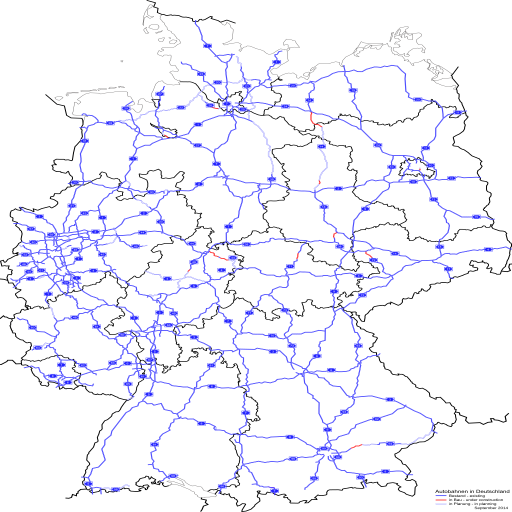
#> input picture Images/autobahnen.png, 1024 x 1024 px (shown at 1/2 size)
$ jupyter execute --allow-errors Data_Exploration.ipynb   (shell and % lines are left out)
#> lines starting #> are read from the running program, lines starting #| are printed output that depends on the picture
# Data Exploration

Gain some insight into the dataset using Pandas, Numpy and Scikit Learn

[cell 1]
import matplotlib.pyplot as plt
import os
import pandas as pd
import numpy as np

DATASET_PATH = "../Eingabedaten/"
GAS_PRICES = "../Eingabedaten/Benzinpreise/"

#> (the rest of this cell did not finish here and is left out)

#> (a cell that did not finish here is left out)

[cell 3]
def calculate_median_prices(gas_stations_id_list):
    median_prices = [load_historic_prices(x)[1].median() for x in gas_stations_id_list]
    return median_prices

#> (a cell that did not finish here is left out)

#> (a cell that did not finish here is left out)

#> (a cell that did not finish here is left out)

[cell 7]
import matplotlib.image as mpimg
highway_img=mpimg.imread('../Images/autobahnen.png')
#> highway_img is the input picture: shape (1024, 1024, 4) float32; mean R, G, B, A 0.0224, 0.0218, 0.0718, 0.0704

#> (the rest of this cell did not finish here and is left out)

#> (a cell that did not finish here is left out)

[cell 9]
from collections import defaultdict

#brands from https://benzinpreis.de/statistik.phtml
important_brands = ["Agip", "Aral", "Avia", "Esso", "bft", "Freie", "HEM", "JET", "Oili", "OMV", "Raiffe", "SBTank", "Shell", "star", "Supermarkt"]

def prices_of_station(station_id):
    historic_prices = load_historic_prices(station_id)
    return historic_prices[1].mean()


def group_brands(resulting_brands, gas_stations):
    stations = defaultdict(list)
    for index, row in gas_stations.iterrows():
        for r in resulting_brands:
            if r.lower() not in str(row['brand']).lower():
                continue
            else:
                stations[r].append(prices_of_station(int(row['id'])))
    return stations

#> (the rest of this cell did not finish here and is left out)

#> (a cell that did not finish here is left out)

[cell 11]
ax = plt.figure(figsize=(15,5))

#> (the rest of this cell did not finish here and is left out)

[cell 12]
import time
import datetime
def getPricesInTime(id,start,end):
    data = load_historic_prices(id)
    data[0] = data[0].apply(lambda row: row.split("+")[0])
    data[0] = data[0].apply(lambda row: time.mktime(datetime.datetime.strptime(row, "%Y-%m-%d %H:%M:%S").timetuple()))
    sequence = data.loc[((data[0] > start) & (data[0] < end))]
    return sequence

step = (time.time()-1.402214e+09)/20
x_val = []

means = [];
#> (the rest of this cell did not finish here and is left out)

[cell 13]
import matplotlib.pyplot as plt
import matplotlib.dates as md
plt.plot(x_val, means, 'ro')
ax=plt.gca()
xfmt = md.DateFormatter('%Y-%m-%d %H:%M')
ax.xaxis.set_major_formatter(xfmt)
plt.subplots_adjust(bottom=0.2)
plt.xticks( rotation=25 )
plt.show()
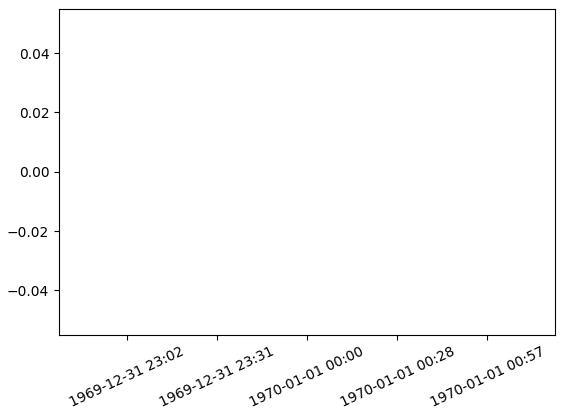
#> figure drawn by matplotlib, 1 panel
